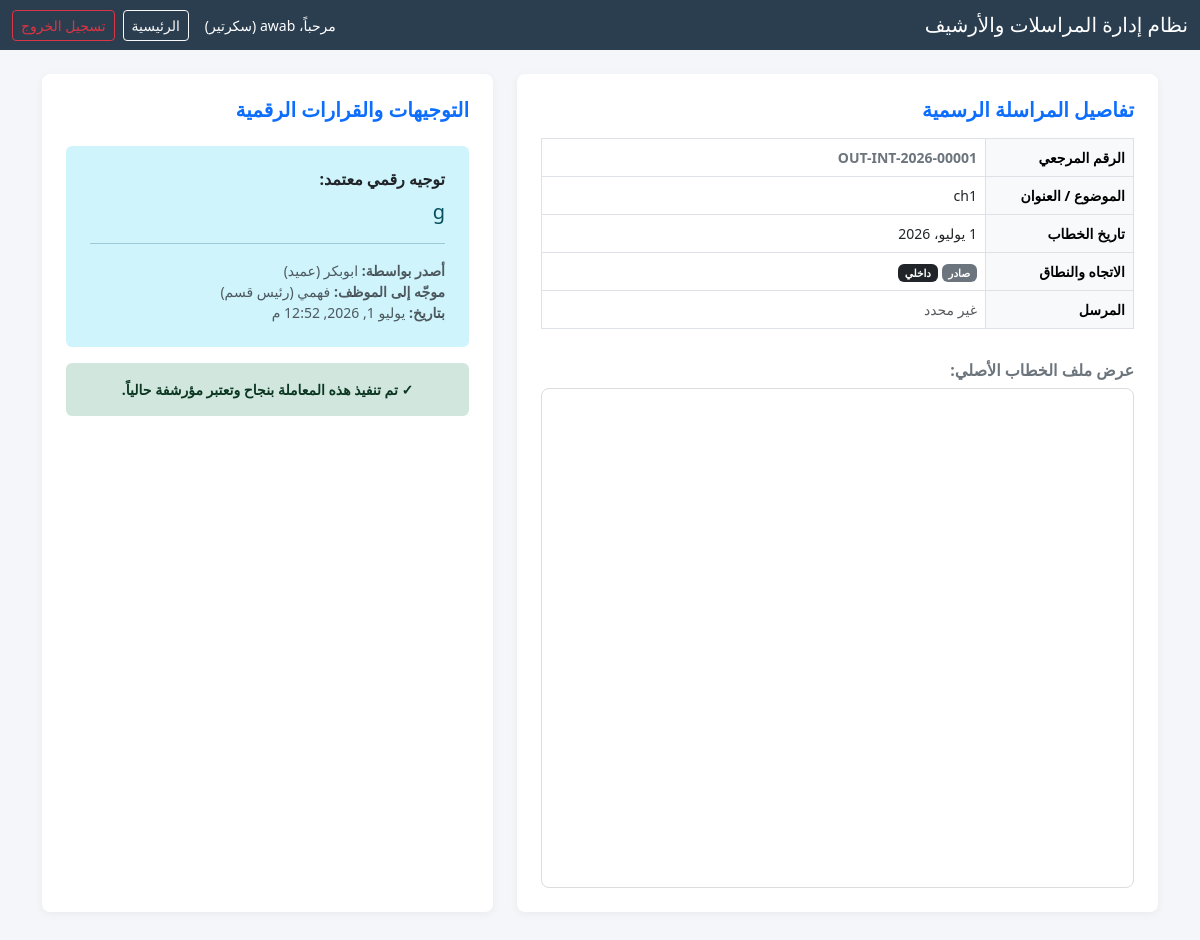
Page /document/2/ (signed in) on the committed database.
### correspondence/models.py (models this page shows, shortened)
class UserProfile(models.Model):
    ROLE_CHOICES = [
        ('secretary', 'سكرتير'),
        ('dean', 'عميد'),
        ('vice_dean', 'نائب عميد'),
        ('registrar', 'مسجل'),
        ('department_head', 'رئيس قسم'),
        ('admin_supervisor', 'مشرف إداري'),
        ('faculty_member', 'أستاذ/أستاذة'),
    ]
    DEPT_CHOICES = [
        ('cs', 'علوم الحاسوب'),
        ('it', 'تقانة المعلومات'),
        ('is', 'نظم المعلومات'),
    ]
    user = models.OneToOneField(User, on_delete=models.CASCADE, related_name='profile', verbose_name="المستخدم")
    role = models.CharField(max_length=30, choices=ROLE_CHOICES, default='faculty_member', verbose_name="الدور / الوظيفة")
    department = models.CharField(max_length=10, choices=DEPT_CHOICES, null=True, blank=True, verbose_name="القسم الأكاديمي")
    class Meta:
        verbose_name = "ملف شخصي"
        verbose_name_plural = "ملفات المستخدمين الشخصية"

class Correspondence(models.Model):
    DIR_CHOICES = [
        ('incoming', 'وارد'),
        ('outgoing', 'صادر'),
    ]
    SCOPE_CHOICES = [
        ('internal', 'داخلي'),
        ('inter_faculty', 'بين الكليات'),
        ('central_admin', 'إدارات مركزية'),
    ]
    ADDRESSED_CHOICES = [
        ('dean', 'العميد شخصياً'),
        ('faculty', 'الكلية (شخص محدد)'),
    ]
    STATUS_CHOICES = [
        ('uploaded', 'مرفوع'),
        ('pending_dean', 'قيد المراجعة عند العميد/نائبه'),
        ('assigned', 'موجه'),
        ('archived', 'منفذ / مؤرشف'),
    ]
    reference_number = models.CharField(max_length=50, unique=True, blank=True, verbose_name="الرقم المرجعي")
    direction = models.CharField(max_length=15, choices=DIR_CHOICES, verbose_name="الاتجاه")
    scope = models.CharField(max_length=15, choices=SCOPE_CHOICES, verbose_name="النطاق")
    addressed_to_type = models.CharField(max_length=10, choices=ADDRESSED_CHOICES, verbose_name="المخاطب الفعلي")
    subject = models.CharField(max_length=255, verbose_name="عنوان الخطاب / الموضوع")
    sender_internal = models.ForeignKey(User, on_delete=models.SET_NULL, null=True, blank=True, related_name='sent_correspondences', verbose_name="المرسل الداخلي")
    sender_external = models.ForeignKey(ExternalEntity, on_delete=models.SET_NULL, null=True, blank=True, related_name='sent_correspondences', verbose_name="المرسل الخارجي")
    recipient_internal = models.ForeignKey(User, on_delete=models.SET_NULL, null=True, blank=True, related_name='received_correspondences', verbose_name="المستلم الداخلي")
    recipient_external = models.ForeignKey(ExternalEntity, on_delete=models.SET_NULL, null=True, blank=True, related_name='received_correspondences', verbose_name="المستلم الخارجي")
    file = models.FileField(
        upload_to='correspondence_files/',
        verbose_name="ملف الخطاب (PDF)",
        validators=[
            FileExtensionValidator(allowed_extensions=['pdf']),
            validate_file_size,
        ],
    )
    document_date = models.DateField(default=datetime.date.today, verbose_name="تاريخ الخطاب")
    status = models.CharField(max_length=20, choices=STATUS_CHOICES, default='uploaded', verbose_name="الحالة")
    created_by = models.ForeignKey(User, on_delete=models.CASCADE, related_name='created_correspondences', verbose_name="أنشئ بواسطة")
    created_at = models.DateTimeField(auto_now_add=True, verbose_name="تاريخ الإنشاء في النظام")
    updated_at = models.DateTimeField(auto_now=True, verbose_name="تاريخ التحديث")
    related_to = models.ForeignKey('self', on_delete=models.SET_NULL, null=True, blank=True, related_name='replies', verbose_name="مرتبط بخطاب سابق (رد)")
    handled_by = models.ForeignKey(User, on_delete=models.SET_NULL, null=True, blank=True, related_name='handled_correspondences', verbose_name="تمت معالجته بواسطة")
    handled_at = models.DateTimeField(null=True, blank=True, verbose_name="تاريخ المعالجة")
    class Meta:
        verbose_name = "مراسلة / خطاب"
        verbose_name_plural = "الخطابات والمراسلات"

class Directive(models.Model):
    correspondence = models.ForeignKey(Correspondence, on_delete=models.CASCADE, related_name='directives', verbose_name="الخطاب المرتبط")
    issued_by = models.ForeignKey(User, on_delete=models.CASCADE, related_name='issued_directives', verbose_name="أصدر بواسطة (العميد/النائب)")
    assigned_to = models.ForeignKey(User, on_delete=models.CASCADE, related_name='assigned_directives', verbose_name="موجه إلى (الموظف المستهدف)")
    directive_text = models.TextField(verbose_name="نص التوجيه الرقمي")
    created_at = models.DateTimeField(auto_now_add=True, verbose_name="تاريخ صدور التوجيه")
    class Meta:
        verbose_name = "توجيه رقمي"
        verbose_name_plural = "التوجيهات الرقمية"
        constraints = [
            models.UniqueConstraint(fields=['correspondence'], name='one_directive_per_correspondence')
        ]

### correspondence/views.py (the view, shortened to what this page needs)
# urls.py: path('document/<int:pk>/', views.document_detail, name='document_detail'),  # شاشة التفاصيل والتوجيه
@login_required
def document_detail(request, pk):
    user_profile = request.user.profile
    correspondence = get_object_or_404(Correspondence, pk=pk)
    existing_directive = correspondence.directives.first()
    staff_users = User.objects.exclude(profile__role__in=['secretary', 'dean', 'vice_dean'])
    context = {
        'correspondence': correspondence,
        'existing_directive': existing_directive,
        'staff_users': staff_users,
        'user_profile': user_profile,
    }
    return render(request, 'correspondence/document_detail.html', context)

### templates/correspondence/document_detail.html (shortened to what this page needs)
<!DOCTYPE html>
<html lang="ar" dir="rtl">
<head>
    <link rel="stylesheet" href="https://cdn.jsdelivr.net/npm/bootstrap@5.3.0/dist/css/bootstrap.rtl.min.css">
</head>
<body>
    <nav class="navbar navbar-dark bg-dark mb-4">
        <div class="container-fluid">
            <span class="navbar-brand mb-0 h1">نظام إدارة المراسلات والأرشيف</span>
            <div class="d-flex align-items-center text-white">
                <span class="me-3 small">مرحباً، {{ request.user.username }} ({{ user_profile.get_role_display }})</span>
                <a href="{% url 'dashboard' %}" class="btn btn-sm btn-outline-light me-2">الرئيسية</a>
                <a href="{% url 'user_logout' %}" class="btn btn-sm btn-outline-danger">تسجيل الخروج</a>
            </div>
        </div>
    </nav>
    <div class="container mb-5">
        <div class="row">
            <div class="col-lg-7 mb-4">
                <div class="card card-custom p-4 h-100">
                    <h5 class="fw-bold text-primary mb-3">تفاصيل المراسلة الرسمية</h5>
                    <table class="table table-bordered small">
                        <tr>
                            <th class="table-light w-25">الرقم المرجعي</th>
                            <td class="fw-bold text-secondary">{{ correspondence.reference_number }}</td>
                        </tr>
                        <tr>
                            <th class="table-light">الموضوع / العنوان</th>
                            <td>{{ correspondence.subject }}</td>
                        </tr>
                        <tr>
                            <th class="table-light">تاريخ الخطاب</th>
                            <td>{{ correspondence.document_date }}</td>
                        </tr>
                        <tr>
                            <th class="table-light">الاتجاه والنطاق</th>
                            <td>
                                <span class="badge bg-secondary">{{ correspondence.get_direction_display }}</span>
                                <span class="badge bg-dark">{{ correspondence.get_scope_display }}</span>
                            </td>
                        </tr>
                        <tr>
                            <th class="table-light">المرسل</th>
                            <td>
                                {% if correspondence.sender_internal %}
                                    {{ correspondence.sender_internal.username }} ({{ correspondence.sender_internal.profile.get_role_display }})
                                {% elif correspondence.sender_external %}
                                    {{ correspondence.sender_external.name }} ({{ correspondence.sender_external.get_category_display }})
                                {% else %}
                                    <span class="text-muted">غير محدد</span>
                                {% endif %}
                            </td>
                        </tr>
                    </table>
                    <h6 class="fw-bold text-secondary mt-3 mb-2">عرض ملف الخطاب الأصلي:</h6>
                    <iframe src="{{ correspondence.file.url }}" class="pdf-container"></iframe>
                </div>
            </div>
            <div class="col-lg-5 mb-4">
                <div class="card card-custom p-4 h-100">
                    <h5 class="fw-bold text-primary mb-4">التوجيهات والقرارات الرقمية</h5>
                    {% if existing_directive %}
                        <div class="alert alert-info border-0 p-4 mb-3">
                            <h6 class="fw-bold text-dark mb-2">توجيه رقمي معتمد:</h6>
                            <p class="mb-3 lead small">{{ existing_directive.directive_text }}</p>
                            <hr>
                            <div class="small text-muted">
                                <strong>أصدر بواسطة:</strong> {{ existing_directive.issued_by.username }} ({{ existing_directive.issued_by.profile.get_role_display }})<br>
                                <strong>موجّه إلى الموظف:</strong> {{ existing_directive.assigned_to.username }} ({{ existing_directive.assigned_to.profile.get_role_display }})<br>
                                <strong>بتاريخ:</strong> {{ existing_directive.created_at }}
                            </div>
                        </div>
                        {% if correspondence.status == 'archived' %}
                            <div class="alert alert-success border-0 p-3 text-center fw-bold small">
                                ✓ تم تنفيذ هذه المعاملة بنجاح وتعتبر مؤرشفة حالياً.
                            </div>
                        {% endif %}
                    {% endif %}
                </div>
            </div>
        </div>
    </div>
</body>
</html>

### templates/correspondence/document_detail.html (style rules this page uses)
body { background-color: #f4f6f9; font-family: 'Segoe UI', sans-serif; }
.navbar { background-color: #2b3e50 !important; }
.card-custom { border: none; border-radius: 8px; box-shadow: 0 2px 8px rgba(0,0,0,0.05); }
.pdf-container { height: 500px; width: 100%; border: 1px solid #ddd; border-radius: 8px; }

### rows in the picture
UserProfile: role "سكرتير"
Correspondence: reference_number "OUT-INT-2026-00001", subject "ch1", document_date "1 يوليو، 2026", direction "صادر", scope "داخلي"
Directive: directive_text "g", issued_by.username "ابوبكر", issued_by.profile.role "عميد", assigned_to.username "فهمي", assigned_to.profile.role "رئيس قسم", created_at "يوليو 1, 2026, 12:52 م"
